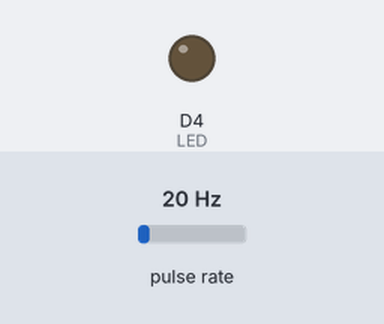
This sketch was run on a simulated ESP8266 (NodeMCU). Shown: output pins drawn as LEDs (lit = HIGH). Wiring (inferred from the names in the program): pulse sensor: data D0. The test bench sets the inputs (shaded band); at power-on: pulse rate 20 Hz. WiFi joins after 1.5 s; servers stay silent unless stated; what the sketch prints to the serial monitor is not drawn.

Above: at 0.1 s.
At 1.4 s:
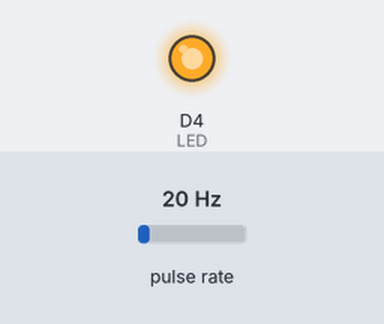
Timing chart, 0 to 2.9 s (numbered marks = the images above):
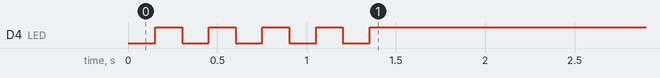

The sketch:

YF-S201_Water_Flow_Sensor_Novo.ino
```cpp
//https://www.electronicshub.org/arduino-water-flow-sensor-interface/

#define BLYNK_TEMPLATE_ID "TMPL6aeTY_DN"
#define BLYNK_DEVICE_NAME "Quickstart Template"
#define BLYNK_AUTH_TOKEN "bKM2zM9TSl4ETrENo2II3qupcWdnpqM6"// juarez.lima2030@gmail.com
#define OTA_HOSTNAME "FluxoAguaBlynk-001"

#include <ESP8266mDNS.h>  // For OTA with ESP8266
#include <WiFiUdp.h>      // For OTA
#include <ArduinoOTA.h>   // For OTA
#include <SPI.h>
#include <ESP.h>;
#include <ESP8266WiFi.h>
#include <BlynkSimpleEsp8266.h>
#include <SimpleTimer.h>
#define BLYNK_PRINT Serial


const int watermeterPin = D2;
int LED  = D4;  //= D4;
volatile int  pulse_frequency;
unsigned int  literperhour;
unsigned long currentTime, loopTime;
byte sensorInterrupt = D0;

BlynkTimer timer;

char ssid[] = "JPL";                        //WiFi SSID
char pass[] = "123@juarez";                 //WiFi Password
char auth[] = BLYNK_AUTH_TOKEN;

WiFiClient client;

void setup()
{
       // put your setup code here, to run once:
  Serial.begin(9600);
  Serial.println("Conectando à ");
  Serial.println(ssid);
  pinMode(LED, OUTPUT); // defina o pino digital como saída para o LED de conexão.
  WiFi.begin(ssid, pass);
  while (WiFi.status() != WL_CONNECTED)
  {
    digitalWrite(LED, LOW);
    delay(150);
    Serial.print(".");
    digitalWrite(LED, HIGH);
    delay(150);
  }
  Serial.begin(9600);
  Serial.println("");
  Serial.println("Wi-Fi conectado.");

  digitalWrite(LED, HIGH); // ligue o led.
  delay(200);         // espere 1 segundo.

  Blynk.begin(auth, ssid, pass);
  ArduinoOTA.setHostname(OTA_HOSTNAME);  // Para OTA - Use seu próprio nome de identificação do dispositivo
  ArduinoOTA.begin();  // For OTA

   pinMode(watermeterPin, INPUT);
   Serial.begin(9600);
   attachInterrupt(sensorInterrupt, getFlow, FALLING);

   currentTime = millis();
   loopTime = currentTime;

    Blynk.config(auth);
}

void getFlow ()
{
   pulse_frequency++;
}

void loop ()
{
   currentTime = millis();
   if(currentTime >= (loopTime + 1000))
   {
      loopTime = currentTime;
      literperhour = (pulse_frequency * 60 / 7.5);
      pulse_frequency = 0;
      Serial.print(literperhour, DEC);
      Serial.println(" Liter/hour");
   }

     Blynk.run();
     ArduinoOTA.handle();  // For OTA
}
```
